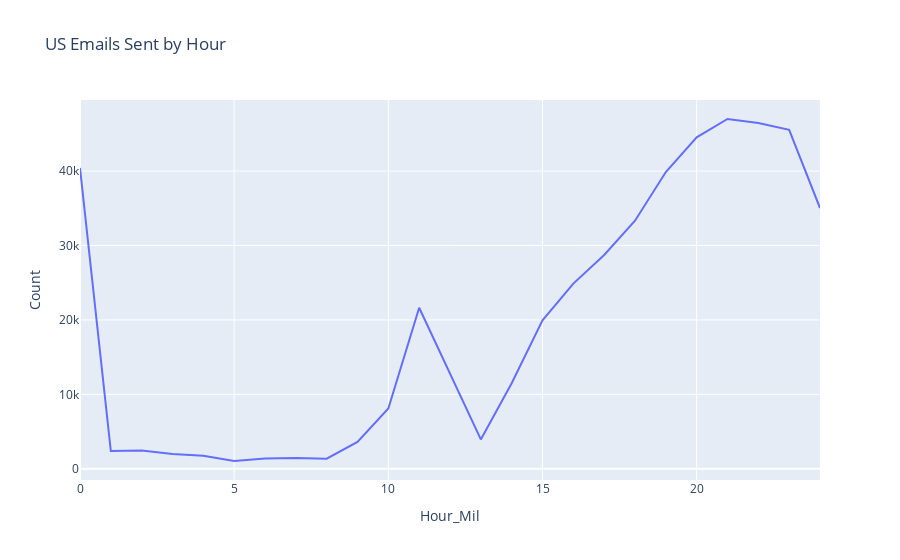

The code cell stored with this chart in its notebook:
### Code cell
#When are emails sent?
import plotly.express as px
new_df = df_dom.groupby(['Hour_Mil']).sum().reset_index()
new_df.rename(columns={ new_df.columns[1]: "Count" }, inplace = True)

fig = px.line(new_df, x="Hour_Mil", y="Count", title='US Emails Sent by Hour')
fig.show()

### Figure 1 — Plotly figure (JSON) as saved in the notebook; plotly's stock layout.template omitted (floating-point values rounded to 4 significant figures)
{"data": [{"hovertemplate": "Hour_Mil=%{x}<br>Count=%{y}<extra></extra>", "legendgroup": "", "line": {"color": "#636efa", "dash": "solid"}, "marker": {"symbol": "circle"}, "mode": "lines", "name": "", "orientation": "v", "showlegend": false, "type": "scatter", "x": [0, 1, 2, 3, 4, 5, 6, 7, 8, 9, 10, 11, 13, 14, 15, 16, 17, 18, 19, 20, 21, 22, 23, 24], "xaxis": "x", "y": [40428, 2388, 2468, 1986, 1748, 1050, 1398, 1442, 1360, 3609, 8100, 21637, 3946, 11502, 19938, 24888, 28735, 33336, 39872, 44536, 46998, 46470, 45551, 35040], "yaxis": "y"}], "layout": {"legend": {"tracegroupgap": 0}, "title": {"text": "US Emails Sent by Hour"}, "xaxis": {"anchor": "y", "domain": [0, 1], "title": {"text": "Hour_Mil"}}, "yaxis": {"anchor": "x", "domain": [0, 1], "title": {"text": "Count"}}}}
